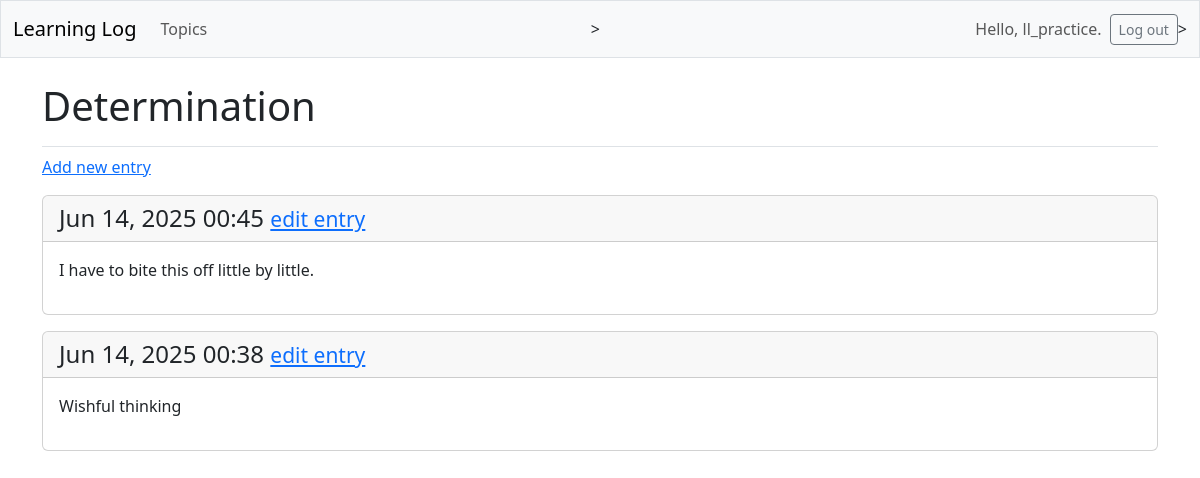
Screenshot of /topics/5/ (signed in) with the database file from the repository.
### learning_logs/models.py (models this page shows, shortened)
class Topic(models.Model):
    text = models.CharField(max_length = 200)
    date_added = models.DateTimeField(auto_now_add = True)
    owner = models.ForeignKey(User, on_delete = models.CASCADE)

class Entry(models.Model):
    topic = models.ForeignKey(Topic, on_delete = models.CASCADE)
    text = models.TextField()
    date_added = models.DateTimeField(auto_now_add = True)
    class Meta:
        verbose_name_plural = 'entries'

### learning_logs/views.py (the view)
# urls.py: path('topics/<int:topic_id>/', views.topic, name = 'topic'),
@login_required
def topic(request, topic_id):
    topic = Topic.objects.get(id = topic_id)
    check_topic_owner(request, topic)
    entries = topic.entry_set.order_by('-date_added')
    context = {'topic': topic, 'entries': entries}
    return render(request, 'learning_logs/topic.html', context)

### learning_logs/views.py (called while the page is built)
def check_topic_owner(request, topic):
    if topic.owner != request.user:
        raise Http404

### learning_logs/templates/learning_logs/topic.html
{% extends 'learning_logs/base.html' %}
{% block page_header %}
<h1>{{topic.text}}</h1>
{% endblock page_header %}
{% block content %}
<p>
    <a href="{% url 'learning_logs:new_entry' topic.id %}">Add new entry</a>
</p>
{% for entry in entries %}
<div class="card mb-3">
    <h4 class="card-header">
        {{entry.date_added|date:'M d, Y H:i'}}
        <small><a href="{% url 'learning_logs:edit_entry' entry.id%}">edit entry</a></small>
    </h4>
    <div class="card-body">{{entry.text|linebreaks}}</div>
</div>
{% empty %}
<li>There are no entries for this topic yet</li>
{% endfor %}
{% endblock content %}

### learning_logs/templates/learning_logs/base.html (shortened to what this page needs)
<!doctype html>
<html lang="en">
<head>
    {% load django_bootstrap5 %}
    {% bootstrap_css %}
</head>
<body>
    <nav class="navbar navbar-expand-md navbar-light bg-light mb-4 border">
        <div class="container-fluid">
            <a class="navbar-brand" href="{% url 'learning_logs:index' %}">
                Learning Log</a>
            <div class="collapse navbar-collapse" id="navbarCollapse">
                <ul class="navbar-nav me-auto mb-2 mb-md-0">
                    <li class="nav-item">
                        <a class="nav-link" href="{% url 'learning_logs:topics' %}">
                            Topics
                        </a>
                    </li>
                </ul> >
                <ul class="navbar-nav ms-auto mb-2 mb-md-0">
                    {% if user.is_authenticated %}
                    <li class="nav-item">
                        <span class="navbar-text me-2">Hello, {{user.username}}.
                        </span>
                    </li>
                    {% endif %}
                </ul>
                {% if user.is_authenticated %}
                <form action="{% url 'accounts:logout' %}" method='post'>
                    <button name='submit' class='btn btn-outline-secondary btn-sm'>
                        Log out
                    </button>
                </form>
                {% endif %}
            </div> >
        </div>
    </nav>
    <main class="container">
        <div class="pb-2 mb-2 border-bottom">
            {% block page_header %}{% endblock page_header%}
        </div>
        <div>
            {% block content %}{% endblock content %}
        </div>
    </main>
</body>
</html>

### rows the page displays
Topic: text "Determination"
Entry: date_added "Jun 14, 2025 00:45", text "I have to bite this off little by little."
Entry: date_added "Jun 14, 2025 00:38", text "Wishful thinking"

### other values shown
{{ user.username }} "ll_practice"
